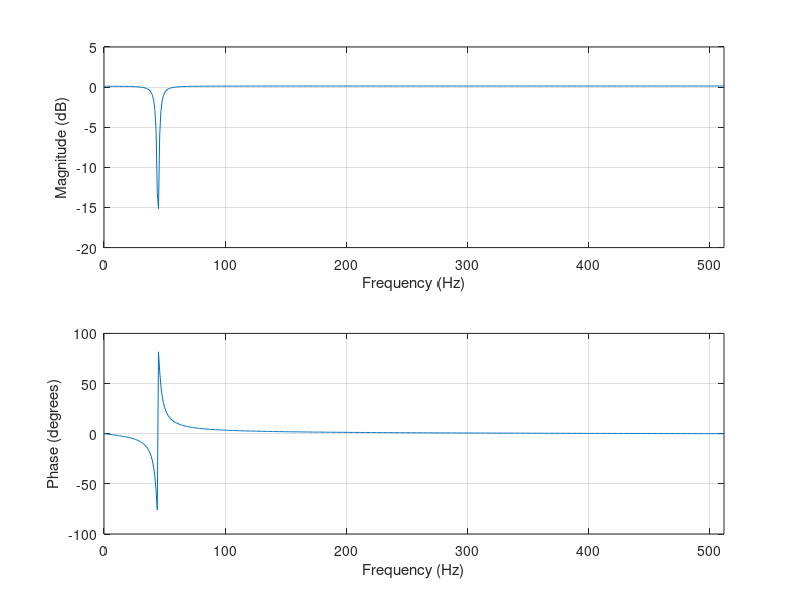
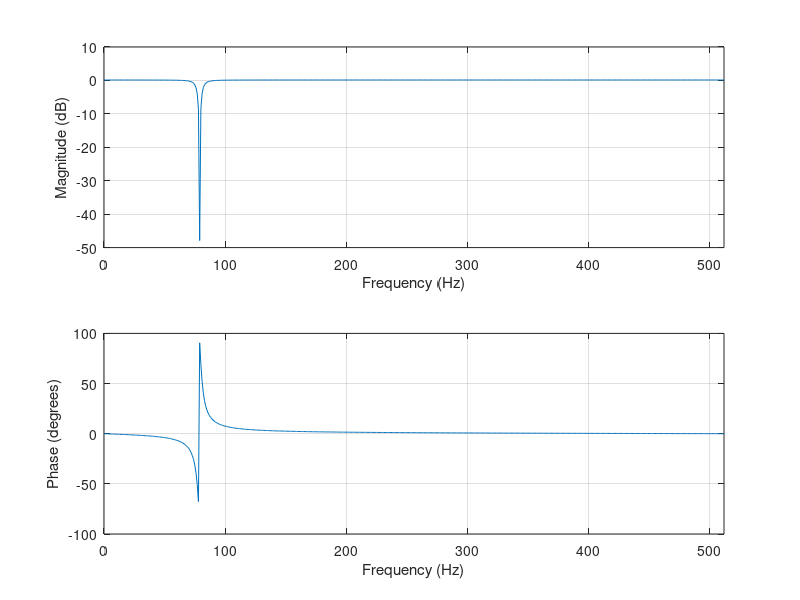
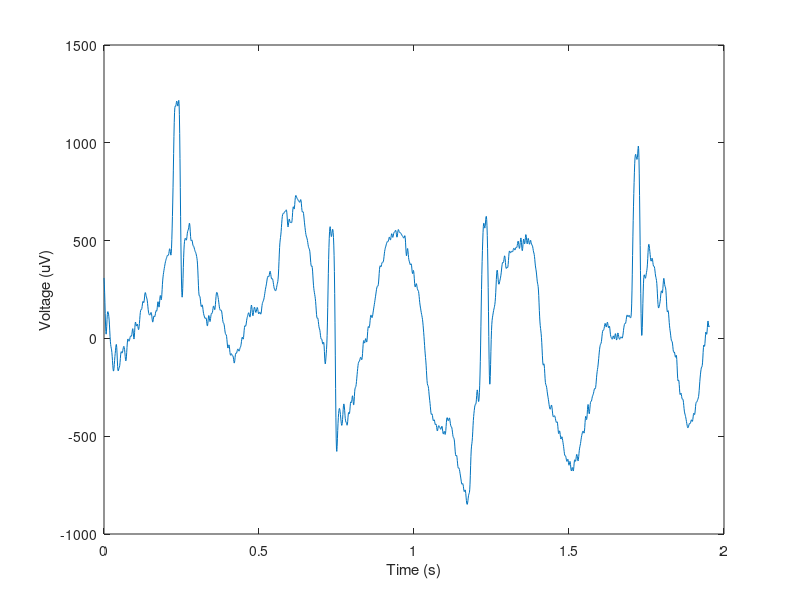
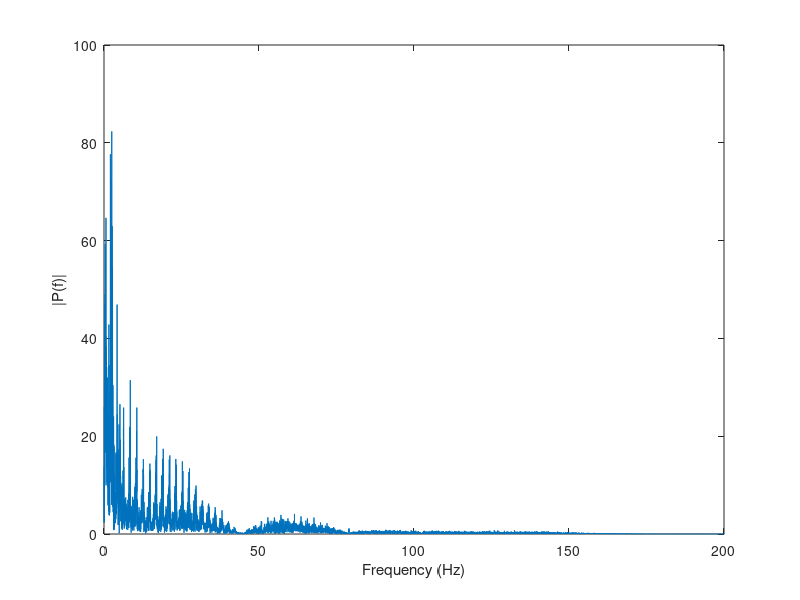

Write MATLAB code to recreate these figures, in order.
%IIR filters

clear all; close all; clc;

data = load("enel420_grp_23.txt");

f1 = 44.56; %Interference frequencies
f2 = 78.99;
fs = 1024;
BW = 5;
n = length(data);
t = linspace(0, n/fs, n);

%--------------------------------------------------------------------------
% Notch filter for 44.56 Hz
thetaz1 = (2*pi*f1)/fs;
r = 1 - (BW/fs)*pi;

B1 = [1, -2*cos(thetaz1), 1];
A1 = [1, -2*r*cos(thetaz1), r^2];

figure(1)
freqz(B1, A1, 512, fs)

%--------------------------------------------------------------------------
% Notch filter for 78.99 Hz
thetaz2 = (2*pi*f2)/fs;

B2 = [1, -2*cos(thetaz2), 1];
A2 = [1, -2*r*cos(thetaz2), r^2];

figure(2)
freqz(B2, A2, 512, fs)

%--------------------------------------------------------------------------
% Plot filter output in time domain
Filt_out = filter(B2,A2,filter(B1,A1,data));
figure(3)
plot(t(1:2000), Filt_out(1:2000))
ylabel('Voltage (uV)')
xlabel('Time (s)')

%--------------------------------------------------------------------------
% Find and plot spectrum
spct = abs(fft(Filt_out));
p2 = spct/n;
p1 = p2(1:n/2+1);
p1(2:end-1) = 2*p1(2:end-1);

% Convert freq to Hz
f = fs*(0:n/2)/n;

figure(4)
plot(f, p1)
xlim([0,200])
xlabel('Frequency (Hz)')
ylabel('|P(f)|')

figure(5)
freqz(conv(B1, B2), conv(A1, A2), 512, fs)
ax = findall(gcf, 'Type', 'axes');
set(ax, 'XLim', [0, 250])